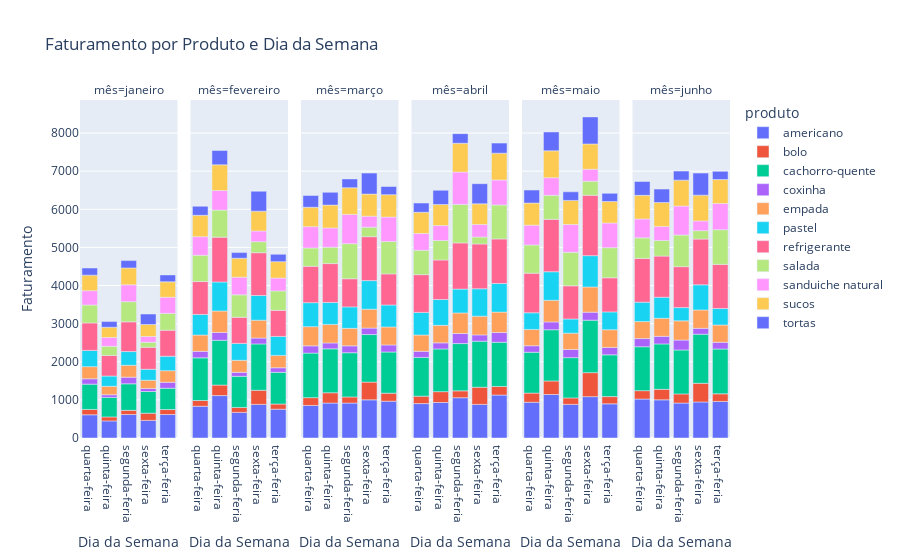

Notebook cell for this chart:
### Code cell
#criando grafico para a quantidade de venda dos produtos em cada dia da semana.

# Criando a lista de meses de interesse
meses = ["janeiro", "fevereiro", "março", "abril", "maio", "junho"]

# Criando um DataFrame para armazenar todos os resultados
df_resultado = pd.DataFrame()

# Iterar sobre cada mês e calcular o faturamento por produto e dia da semana
for mes in meses:
    df_mes = tabela[tabela["mês"] == mes].groupby(["produto", "dia da semana"])["total vendido"].sum().reset_index()
    df_mes["mês"] = mes
    df_resultado = pd.concat([df_resultado, df_mes])

# Agora que os dados estão preparados, podemos criar um gráfico de barras
fig = px.bar(
    df_resultado,
    x="dia da semana",
    y="total vendido",
    color="produto",
    facet_col="mês",  # Criar gráficos separados por mês
    title="Faturamento por Produto e Dia da Semana",
    labels={"total vendido": "Faturamento", "dia da semana": "Dia da Semana"},
)

# Exibir o gráfico
fig.show()

### Figure 1 — Plotly figure (JSON) as saved in the notebook; plotly's stock layout.template omitted (floating-point values rounded to 4 significant figures)
{"data": [{"alignmentgroup": "True", "hovertemplate": "produto=americano<br>mês=janeiro<br>Dia da Semana=%{x}<br>Faturamento=%{y}<extra></extra>", "legendgroup": "americano", "marker": {"color": "#636efa", "pattern": {"shape": ""}}, "name": "americano", "offsetgroup": "americano", "orientation": "v", "showlegend": true, "textposition": "auto", "type": "bar", "x": ["quarta-feira", "quinta-feira", "segunda-feria", "sexta-feira", "terça-feria"], "xaxis": "x", "y": [609, 448, 616, 462, 616], "yaxis": "y"}, {"alignmentgroup": "True", "hovertemplate": "produto=americano<br>mês=fevereiro<br>Dia da Semana=%{x}<br>Faturamento=%{y}<extra></extra>", "legendgroup": "americano", "marker": {"color": "#636efa", "pattern": {"shape": ""}}, "name": "americano", "offsetgroup": "americano", "orientation": "v", "showlegend": false, "textposition": "auto", "type": "bar", "x": ["quarta-feira", "quinta-feira", "segunda-feria", "sexta-feira", "terça-feria"], "xaxis": "x2", "y": [833, 1113, 672, 882, 756], "yaxis": "y2"}, {"alignmentgroup": "True", "hovertemplate": "produto=americano<br>mês=março<br>Dia da Semana=%{x}<br>Faturamento=%{y}<extra></extra>", "legendgroup": "americano", "marker": {"color": "#636efa", "pattern": {"shape": ""}}, "name": "americano", "offsetgroup": "americano", "orientation": "v", "showlegend": false, "textposition": "auto", "type": "bar", "x": ["quarta-feira", "quinta-feira", "segunda-feria", "sexta-feira", "terça-feria"], "xaxis": "x3", "y": [854, 917, 917, 1001, 966], "yaxis": "y3"}, {"alignmentgroup": "True", "hovertemplate": "produto=americano<br>mês=abril<br>Dia da Semana=%{x}<br>Faturamento=%{y}<extra></extra>", "legendgroup": "americano", "marker": {"color": "#636efa", "pattern": {"shape": ""}}, "name": "americano", "offsetgroup": "americano", "orientation": "v", "showlegend": false, "textposition": "auto", "type": "bar", "x": ["quarta-feira", "quinta-feira", "segunda-feria", "sexta-feira", "terça-feria"], "xaxis": "x4", "y": [903, 931, 1057, 882, 1127], "yaxis": "y4"}, {"alignmentgroup": "True", "hovertemplate": "produto=americano<br>mês=maio<br>Dia da Semana=%{x}<br>Faturamento=%{y}<extra></extra>", "legendgroup": "americano", "marker": {"color": "#636efa", "pattern": {"shape": ""}}, "name": "americano", "offsetgroup": "americano", "orientation": "v", "showlegend": false, "textposition": "auto", "type": "bar", "x": ["quarta-feira", "quinta-feira", "segunda-feria", "sexta-feira", "terça-feria"], "xaxis": "x5", "y": [938, 1141, 882, 1085, 896], "yaxis": "y5"}, {"alignmentgroup": "True", "hovertemplate": "produto=americano<br>mês=junho<br>Dia da Semana=%{x}<br>Faturamento=%{y}<extra></extra>", "legendgroup": "americano", "marker": {"color": "#636efa", "pattern": {"shape": ""}}, "name": "americano", "offsetgroup": "americano", "orientation": "v", "showlegend": false, "textposition": "auto", "type": "bar", "x": ["quarta-feira", "quinta-feira", "segunda-feria", "sexta-feira", "terça-feria"], "xaxis": "x6", "y": [1022, 1001, 917, 945, 959], "yaxis": "y6"}, {"alignmentgroup": "True", "hovertemplate": "produto=bolo<br>mês=janeiro<br>Dia da Semana=%{x}<br>Faturamento=%{y}<extra></extra>", "legendgroup": "bolo", "marker": {"color": "#EF553B", "pattern": {"shape": ""}}, "name": "bolo", "offsetgroup": "bolo", "orientation": "v", "showlegend": true, "textposition": "auto", "type": "bar", "x": ["quarta-feira", "quinta-feira", "segunda-feria", "sexta-feira", "terça-feria"], "xaxis": "x", "y": [140, 105, 110, 190, 130], "yaxis": "y"}, {"alignmentgroup": "True", "hovertemplate": "produto=bolo<br>mês=fevereiro<br>Dia da Semana=%{x}<br>Faturamento=%{y}<extra></extra>", "legendgroup": "bolo", "marker": {"color": "#EF553B", "pattern": {"shape": ""}}, "name": "bolo", "offsetgroup": "bolo", "orientation": "v", "showlegend": false, "textposition": "auto", "type": "bar", "x": ["quarta-feira", "quinta-feira", "segunda-feria", "sexta-feira", "terça-feria"], "xaxis": "x2", "y": [150, 275, 130, 370, 135], "yaxis": "y2"}, {"alignmentgroup": "True", "hovertemplate": "produto=bolo<br>mês=março<br>Dia da Semana=%{x}<br>Faturamento=%{y}<extra></extra>", "legendgroup": "bolo", "marker": {"color": "#EF553B", "pattern": {"shape": ""}}, "name": "bolo", "offsetgroup": "bolo", "orientation": "v", "showlegend": false, "textposition": "auto", "type": "bar", "x": ["quarta-feira", "quinta-feira", "segunda-feria", "sexta-feira", "terça-feria"], "xaxis": "x3", "y": [205, 270, 160, 465, 210], "yaxis": "y3"}, {"alignmentgroup": "True", "hovertemplate": "produto=bolo<br>mês=abril<br>Dia da Semana=%{x}<br>Faturamento=%{y}<extra></extra>", "legendgroup": "bolo", "marker": {"color": "#EF553B", "pattern": {"shape": ""}}, "name": "bolo", "offsetgroup": "bolo", "orientation": "v", "showlegend": false, "textposition": "auto", "type": "bar", "x": ["quarta-feira", "quinta-feira", "segunda-feria", "sexta-feira", "terça-feria"], "xaxis": "x4", "y": [195, 285, 180, 450, 225], "yaxis": "y4"}, {"alignmentgroup": "True", "hovertemplate": "produto=bolo<br>mês=maio<br>Dia da Semana=%{x}<br>Faturamento=%{y}<extra></extra>", "legendgroup": "bolo", "marker": {"color": "#EF553B", "pattern": {"shape": ""}}, "name": "bolo", "offsetgroup": "bolo", "orientation": "v", "showlegend": false, "textposition": "auto", "type": "bar", "x": ["quarta-feira", "quinta-feira", "segunda-feria", "sexta-feira", "terça-feria"], "xaxis": "x5", "y": [240, 355, 170, 630, 190], "yaxis": "y5"}, {"alignmentgroup": "True", "hovertemplate": "produto=bolo<br>mês=junho<br>Dia da Semana=%{x}<br>Faturamento=%{y}<extra></extra>", "legendgroup": "bolo", "marker": {"color": "#EF553B", "pattern": {"shape": ""}}, "name": "bolo", "offsetgroup": "bolo", "orientation": "v", "showlegend": false, "textposition": "auto", "type": "bar", "x": ["quarta-feira", "quinta-feira", "segunda-feria", "sexta-feira", "terça-feria"], "xaxis": "x6", "y": [220, 275, 240, 490, 200], "yaxis": "y6"}, {"alignmentgroup": "True", "hovertemplate": "produto=cachorro-quente<br>mês=janeiro<br>Dia da Semana=%{x}<br>Faturamento=%{y}<extra></extra>", "legendgroup": "cachorro-quente", "marker": {"color": "#00cc96", "pattern": {"shape": ""}}, "name": "cachorro-quente", "offsetgroup": "cachorro-quente", "orientation": "v", "showlegend": true, "textposition": "auto", "type": "bar", "x": ["quarta-feira", "quinta-feira", "segunda-feria", "sexta-feira", "terça-feria"], "xaxis": "x", "y": [664, 512, 696, 568, 560], "yaxis": "y"}, {"alignmentgroup": "True", "hovertemplate": "produto=cachorro-quente<br>mês=fevereiro<br>Dia da Semana=%{x}<br>Faturamento=%{y}<extra></extra>", "legendgroup": "cachorro-quente", "marker": {"color": "#00cc96", "pattern": {"shape": ""}}, "name": "cachorro-quente", "offsetgroup": "cachorro-quente", "orientation": "v", "showlegend": false, "textposition": "auto", "type": "bar", "x": ["quarta-feira", "quinta-feira", "segunda-feria", "sexta-feira", "terça-feria"], "xaxis": "x2", "y": [1120, 1176, 816, 1216, 832], "yaxis": "y2"}, {"alignmentgroup": "True", "hovertemplate": "produto=cachorro-quente<br>mês=março<br>Dia da Semana=%{x}<br>Faturamento=%{y}<extra></extra>", "legendgroup": "cachorro-quente", "marker": {"color": "#00cc96", "pattern": {"shape": ""}}, "name": "cachorro-quente", "offsetgroup": "cachorro-quente", "orientation": "v", "showlegend": false, "textposition": "auto", "type": "bar", "x": ["quarta-feira", "quinta-feira", "segunda-feria", "sexta-feira", "terça-feria"], "xaxis": "x3", "y": [1168, 1152, 1160, 1248, 1080], "yaxis": "y3"}, {"alignmentgroup": "True", "hovertemplate": "produto=cachorro-quente<br>mês=abril<br>Dia da Semana=%{x}<br>Faturamento=%{y}<extra></extra>", "legendgroup": "cachorro-quente", "marker": {"color": "#00cc96", "pattern": {"shape": ""}}, "name": "cachorro-quente", "offsetgroup": "cachorro-quente", "orientation": "v", "showlegend": false, "textposition": "auto", "type": "bar", "x": ["quarta-feira", "quinta-feira", "segunda-feria", "sexta-feira", "terça-feria"], "xaxis": "x4", "y": [1016, 1120, 1240, 1208, 1160], "yaxis": "y4"}, {"alignmentgroup": "True", "hovertemplate": "produto=cachorro-quente<br>mês=maio<br>Dia da Semana=%{x}<br>Faturamento=%{y}<extra></extra>", "legendgroup": "cachorro-quente", "marker": {"color": "#00cc96", "pattern": {"shape": ""}}, "name": "cachorro-quente", "offsetgroup": "cachorro-quente", "orientation": "v", "showlegend": false, "textposition": "auto", "type": "bar", "x": ["quarta-feira", "quinta-feira", "segunda-feria", "sexta-feira", "terça-feria"], "xaxis": "x5", "y": [1072, 1344, 1056, 1376, 1096], "yaxis": "y5"}, {"alignmentgroup": "True", "hovertemplate": "produto=cachorro-quente<br>mês=junho<br>Dia da Semana=%{x}<br>Faturamento=%{y}<extra></extra>", "legendgroup": "cachorro-quente", "marker": {"color": "#00cc96", "pattern": {"shape": ""}}, "name": "cachorro-quente", "offsetgroup": "cachorro-quente", "orientation": "v", "showlegend": false, "textposition": "auto", "type": "bar", "x": ["quarta-feira", "quinta-feira", "segunda-feria", "sexta-feira", "terça-feria"], "xaxis": "x6", "y": [1152, 1192, 1152, 1288, 1176], "yaxis": "y6"}, {"alignmentgroup": "True", "hovertemplate": "produto=coxinha<br>mês=janeiro<br>Dia da Semana=%{x}<br>Faturamento=%{y}<extra></extra>", "legendgroup": "coxinha", "marker": {"color": "#ab63fa", "pattern": {"shape": ""}}, "name": "coxinha", "offsetgroup": "coxinha", "orientation": "v", "showlegend": true, "textposition": "auto", "type": "bar", "x": ["quarta-feira", "quinta-feira", "segunda-feria", "sexta-feira", "terça-feria"], "xaxis": "x", "y": [140, 70, 175, 80, 155], "yaxis": "y"}, {"alignmentgroup": "True", "hovertemplate": "produto=coxinha<br>mês=fevereiro<br>Dia da Semana=%{x}<br>Faturamento=%{y}<extra></extra>", "legendgroup": "coxinha", "marker": {"color": "#ab63fa", "pattern": {"shape": ""}}, "name": "coxinha", "offsetgroup": "coxinha", "orientation": "v", "showlegend": false, "textposition": "auto", "type": "bar", "x": ["quarta-feira", "quinta-feira", "segunda-feria", "sexta-feira", "terça-feria"], "xaxis": "x2", "y": [170, 205, 105, 155, 120], "yaxis": "y2"}, {"alignmentgroup": "True", "hovertemplate": "produto=coxinha<br>mês=março<br>Dia da Semana=%{x}<br>Faturamento=%{y}<extra></extra>", "legendgroup": "coxinha", "marker": {"color": "#ab63fa", "pattern": {"shape": ""}}, "name": "coxinha", "offsetgroup": "coxinha", "orientation": "v", "showlegend": false, "textposition": "auto", "type": "bar", "x": ["quarta-feira", "quinta-feira", "segunda-feria", "sexta-feira", "terça-feria"], "xaxis": "x3", "y": [190, 155, 180, 170, 185], "yaxis": "y3"}, {"alignmentgroup": "True", "hovertemplate": "produto=coxinha<br>mês=abril<br>Dia da Semana=%{x}<br>Faturamento=%{y}<extra></extra>", "legendgroup": "coxinha", "marker": {"color": "#ab63fa", "pattern": {"shape": ""}}, "name": "coxinha", "offsetgroup": "coxinha", "orientation": "v", "showlegend": false, "textposition": "auto", "type": "bar", "x": ["quarta-feira", "quinta-feira", "segunda-feria", "sexta-feira", "terça-feria"], "xaxis": "x4", "y": [160, 160, 265, 165, 255], "yaxis": "y4"}, {"alignmentgroup": "True", "hovertemplate": "produto=coxinha<br>mês=maio<br>Dia da Semana=%{x}<br>Faturamento=%{y}<extra></extra>", "legendgroup": "coxinha", "marker": {"color": "#ab63fa", "pattern": {"shape": ""}}, "name": "coxinha", "offsetgroup": "coxinha", "orientation": "v", "showlegend": false, "textposition": "auto", "type": "bar", "x": ["quarta-feira", "quinta-feira", "segunda-feria", "sexta-feira", "terça-feria"], "xaxis": "x5", "y": [170, 205, 215, 210, 195], "yaxis": "y5"}, {"alignmentgroup": "True", "hovertemplate": "produto=coxinha<br>mês=junho<br>Dia da Semana=%{x}<br>Faturamento=%{y}<extra></extra>", "legendgroup": "coxinha", "marker": {"color": "#ab63fa", "pattern": {"shape": ""}}, "name": "coxinha", "offsetgroup": "coxinha", "orientation": "v", "showlegend": false, "textposition": "auto", "type": "bar", "x": ["quarta-feira", "quinta-feira", "segunda-feria", "sexta-feira", "terça-feria"], "xaxis": "x6", "y": [215, 200, 260, 155, 175], "yaxis": "y6"}, {"alignmentgroup": "True", "hovertemplate": "produto=empada<br>mês=janeiro<br>Dia da Semana=%{x}<br>Faturamento=%{y}<extra></extra>", "legendgroup": "empada", "marker": {"color": "#FFA15A", "pattern": {"shape": ""}}, "name": "empada", "offsetgroup": "empada", "orientation": "v", "showlegend": true, "textposition": "auto", "type": "bar", "x": ["quarta-feira", "quinta-feira", "segunda-feria", "sexta-feira", "terça-feria"], "xaxis": "x", "y": [319.5, 220.5, 310.5, 216, 306], "yaxis": "y"}, {"alignmentgroup": "True", "hovertemplate": "produto=empada<br>mês=fevereiro<br>Dia da Semana=%{x}<br>Faturamento=%{y}<extra></extra>", "legendgroup": "empada", "marker": {"color": "#FFA15A", "pattern": {"shape": ""}}, "name": "empada", "offsetgroup": "empada", "orientation": "v", "showlegend": false, "textposition": "auto", "type": "bar", "x": ["quarta-feira", "quinta-feira", "segunda-feria", "sexta-feira", "terça-feria"], "xaxis": "x2", "y": [427.5, 562.5, 315, 468, 324], "yaxis": "y2"}, {"alignmentgroup": "True", "hovertemplate": "produto=empada<br>mês=março<br>Dia da Semana=%{x}<br>Faturamento=%{y}<extra></extra>", "legendgroup": "empada", "marker": {"color": "#FFA15A", "pattern": {"shape": ""}}, "name": "empada", "offsetgroup": "empada", "orientation": "v", "showlegend": false, "textposition": "auto", "type": "bar", "x": ["quarta-feira", "quinta-feira", "segunda-feria", "sexta-feira", "terça-feria"], "xaxis": "x3", "y": [504, 486, 459, 495, 472.5], "yaxis": "y3"}, {"alignmentgroup": "True", "hovertemplate": "produto=empada<br>mês=abril<br>Dia da Semana=%{x}<br>Faturamento=%{y}<extra></extra>", "legendgroup": "empada", "marker": {"color": "#FFA15A", "pattern": {"shape": ""}}, "name": "empada", "offsetgroup": "empada", "orientation": "v", "showlegend": false, "textposition": "auto", "type": "bar", "x": ["quarta-feira", "quinta-feira", "segunda-feria", "sexta-feira", "terça-feria"], "xaxis": "x4", "y": [427.5, 459, 540, 490.5, 535.5], "yaxis": "y4"}, {"alignmentgroup": "True", "hovertemplate": "produto=empada<br>mês=maio<br>Dia da Semana=%{x}<br>Faturamento=%{y}<extra></extra>", "legendgroup": "empada", "marker": {"color": "#FFA15A", "pattern": {"shape": ""}}, "name": "empada", "offsetgroup": "empada", "orientation": "v", "showlegend": false, "textposition": "auto", "type": "bar", "x": ["quarta-feira", "quinta-feira", "segunda-feria", "sexta-feira", "terça-feria"], "xaxis": "x5", "y": [427.5, 567, 427.5, 661.5, 463.5], "yaxis": "y5"}, {"alignmentgroup": "True", "hovertemplate": "produto=empada<br>mês=junho<br>Dia da Semana=%{x}<br>Faturamento=%{y}<extra></extra>", "legendgroup": "empada", "marker": {"color": "#FFA15A", "pattern": {"shape": ""}}, "name": "empada", "offsetgroup": "empada", "orientation": "v", "showlegend": false, "textposition": "auto", "type": "bar", "x": ["quarta-feira", "quinta-feira", "segunda-feria", "sexta-feira", "terça-feria"], "xaxis": "x6", "y": [445.5, 472.5, 504, 481.5, 454.5], "yaxis": "y6"}, {"alignmentgroup": "True", "hovertemplate": "produto=pastel<br>mês=janeiro<br>Dia da Semana=%{x}<br>Faturamento=%{y}<extra></extra>", "legendgroup": "pastel", "marker": {"color": "#19d3f3", "pattern": {"shape": ""}}, "name": "pastel", "offsetgroup": "pastel", "orientation": "v", "showlegend": true, "textposition": "auto", "type": "bar", "x": ["quarta-feira", "quinta-feira", "segunda-feria", "sexta-feira", "terça-feria"], "xaxis": "x", "y": [426, 270, 360, 288, 378], "yaxis": "y"}, {"alignmentgroup": "True", "hovertemplate": "produto=pastel<br>mês=fevereiro<br>Dia da Semana=%{x}<br>Faturamento=%{y}<extra></extra>", "legendgroup": "pastel", "marker": {"color": "#19d3f3", "pattern": {"shape": ""}}, "name": "pastel", "offsetgroup": "pastel", "orientation": "v", "showlegend": false, "textposition": "auto", "type": "bar", "x": ["quarta-feira", "quinta-feira", "segunda-feria", "sexta-feira", "terça-feria"], "xaxis": "x2", "y": [540, 762, 444, 648, 498], "yaxis": "y2"}, {"alignmentgroup": "True", "hovertemplate": "produto=pastel<br>mês=março<br>Dia da Semana=%{x}<br>Faturamento=%{y}<extra></extra>", "legendgroup": "pastel", "marker": {"color": "#19d3f3", "pattern": {"shape": ""}}, "name": "pastel", "offsetgroup": "pastel", "orientation": "v", "showlegend": false, "textposition": "auto", "type": "bar", "x": ["quarta-feira", "quinta-feira", "segunda-feria", "sexta-feira", "terça-feria"], "xaxis": "x3", "y": [630, 576, 564, 750, 576], "yaxis": "y3"}, {"alignmentgroup": "True", "hovertemplate": "produto=pastel<br>mês=abril<br>Dia da Semana=%{x}<br>Faturamento=%{y}<extra></extra>", "legendgroup": "pastel", "marker": {"color": "#19d3f3", "pattern": {"shape": ""}}, "name": "pastel", "offsetgroup": "pastel", "orientation": "v", "showlegend": false, "textposition": "auto", "type": "bar", "x": ["quarta-feira", "quinta-feira", "segunda-feria", "sexta-feira", "terça-feria"], "xaxis": "x4", "y": [594, 678, 624, 720, 750], "yaxis": "y4"}, {"alignmentgroup": "True", "hovertemplate": "produto=pastel<br>mês=maio<br>Dia da Semana=%{x}<br>Faturamento=%{y}<extra></extra>", "legendgroup": "pastel", "marker": {"color": "#19d3f3", "pattern": {"shape": ""}}, "name": "pastel", "offsetgroup": "pastel", "orientation": "v", "showlegend": false, "textposition": "auto", "type": "bar", "x": ["quarta-feira", "quinta-feira", "segunda-feria", "sexta-feira", "terça-feria"], "xaxis": "x5", "y": [438, 750, 372, 822, 468], "yaxis": "y5"}, {"alignmentgroup": "True", "hovertemplate": "produto=pastel<br>mês=junho<br>Dia da Semana=%{x}<br>Faturamento=%{y}<extra></extra>", "legendgroup": "pastel", "marker": {"color": "#19d3f3", "pattern": {"shape": ""}}, "name": "pastel", "offsetgroup": "pastel", "orientation": "v", "showlegend": false, "textposition": "auto", "type": "bar", "x": ["quarta-feira", "quinta-feira", "segunda-feria", "sexta-feira", "terça-feria"], "xaxis": "x6", "y": [510, 552, 348, 660, 432], "yaxis": "y6"}, {"alignmentgroup": "True", "hovertemplate": "produto=refrigerante<br>mês=janeiro<br>Dia da Semana=%{x}<br>Faturamento=%{y}<extra></extra>", "legendgroup": "refrigerante", "marker": {"color": "#FF6692", "pattern": {"shape": ""}}, "name": "refrigerante", "offsetgroup": "refrigerante", "orientation": "v", "showlegend": true, "textposition": "auto", "type": "bar", "x": ["quarta-feira", "quinta-feira", "segunda-feria", "sexta-feira", "terça-feria"], "xaxis": "x", "y": [720, 540, 780, 576, 684], "yaxis": "y"}, {"alignmentgroup": "True", "hovertemplate": "produto=refrigerante<br>mês=fevereiro<br>Dia da Semana=%{x}<br>Faturamento=%{y}<extra></extra>", "legendgroup": "refrigerante", "marker": {"color": "#FF6692", "pattern": {"shape": ""}}, "name": "refrigerante", "offsetgroup": "refrigerante", "orientation": "v", "showlegend": false, "textposition": "auto", "type": "bar", "x": ["quarta-feira", "quinta-feira", "segunda-feria", "sexta-feira", "terça-feria"], "xaxis": "x2", "y": [864, 1176, 684, 1122, 684], "yaxis": "y2"}, {"alignmentgroup": "True", "hovertemplate": "produto=refrigerante<br>mês=março<br>Dia da Semana=%{x}<br>Faturamento=%{y}<extra></extra>", "legendgroup": "refrigerante", "marker": {"color": "#FF6692", "pattern": {"shape": ""}}, "name": "refrigerante", "offsetgroup": "refrigerante", "orientation": "v", "showlegend": false, "textposition": "auto", "type": "bar", "x": ["quarta-feira", "quinta-feira", "segunda-feria", "sexta-feira", "terça-feria"], "xaxis": "x3", "y": [954, 1020, 738, 1152, 816], "yaxis": "y3"}, {"alignmentgroup": "True", "hovertemplate": "produto=refrigerante<br>mês=abril<br>Dia da Semana=%{x}<br>Faturamento=%{y}<extra></extra>", "legendgroup": "refrigerante", "marker": {"color": "#FF6692", "pattern": {"shape": ""}}, "name": "refrigerante", "offsetgroup": "refrigerante", "orientation": "v", "showlegend": false, "textposition": "auto", "type": "bar", "x": ["quarta-feira", "quinta-feira", "segunda-feria", "sexta-feira", "terça-feria"], "xaxis": "x4", "y": [990, 1038, 1212, 1176, 1170], "yaxis": "y4"}, {"alignmentgroup": "True", "hovertemplate": "produto=refrigerante<br>mês=maio<br>Dia da Semana=%{x}<br>Faturamento=%{y}<extra></extra>", "legendgroup": "refrigerante", "marker": {"color": "#FF6692", "pattern": {"shape": ""}}, "name": "refrigerante", "offsetgroup": "refrigerante", "orientation": "v", "showlegend": false, "textposition": "auto", "type": "bar", "x": ["quarta-feira", "quinta-feira", "segunda-feria", "sexta-feira", "terça-feria"], "xaxis": "x5", "y": [1038, 1374, 870, 1584, 894], "yaxis": "y5"}, {"alignmentgroup": "True", "hovertemplate": "produto=refrigerante<br>mês=junho<br>Dia da Semana=%{x}<br>Faturamento=%{y}<extra></extra>", "legendgroup": "refrigerante", "marker": {"color": "#FF6692", "pattern": {"shape": ""}}, "name": "refrigerante", "offsetgroup": "refrigerante", "orientation": "v", "showlegend": false, "textposition": "auto", "type": "bar", "x": ["quarta-feira", "quinta-feira", "segunda-feria", "sexta-feira", "terça-feria"], "xaxis": "x6", "y": [1146, 1080, 1074, 1200, 1158], "yaxis": "y6"}, {"alignmentgroup": "True", "hovertemplate": "produto=salada<br>mês=janeiro<br>Dia da Semana=%{x}<br>Faturamento=%{y}<extra></extra>", "legendgroup": "salada", "marker": {"color": "#B6E880", "pattern": {"shape": ""}}, "name": "salada", "offsetgroup": "salada", "orientation": "v", "showlegend": true, "textposition": "auto", "type": "bar", "x": ["quarta-feira", "quinta-feira", "segunda-feria", "sexta-feira", "terça-feria"], "xaxis": "x", "y": [470, 240, 530, 130, 440], "yaxis": "y"}, {"alignmentgroup": "True", "hovertemplate": "produto=salada<br>mês=fevereiro<br>Dia da Semana=%{x}<br>Faturamento=%{y}<extra></extra>", "legendgroup": "salada", "marker": {"color": "#B6E880", "pattern": {"shape": ""}}, "name": "salada", "offsetgroup": "salada", "orientation": "v", "showlegend": false, "textposition": "auto", "type": "bar", "x": ["quarta-feira", "quinta-feira", "segunda-feria", "sexta-feira", "terça-feria"], "xaxis": "x2", "y": [690, 710, 590, 290, 510], "yaxis": "y2"}, {"alignmentgroup": "True", "hovertemplate": "produto=salada<br>mês=março<br>Dia da Semana=%{x}<br>Faturamento=%{y}<extra></extra>", "legendgroup": "salada", "marker": {"color": "#B6E880", "pattern": {"shape": ""}}, "name": "salada", "offsetgroup": "salada", "orientation": "v", "showlegend": false, "textposition": "auto", "type": "bar", "x": ["quarta-feira", "quinta-feira", "segunda-feria", "sexta-feira", "terça-feria"], "xaxis": "x3", "y": [480, 430, 920, 250, 850], "yaxis": "y3"}, {"alignmentgroup": "True", "hovertemplate": "produto=salada<br>mês=abril<br>Dia da Semana=%{x}<br>Faturamento=%{y}<extra></extra>", "legendgroup": "salada", "marker": {"color": "#B6E880", "pattern": {"shape": ""}}, "name": "salada", "offsetgroup": "salada", "orientation": "v", "showlegend": false, "textposition": "auto", "type": "bar", "x": ["quarta-feira", "quinta-feira", "segunda-feria", "sexta-feira", "terça-feria"], "xaxis": "x4", "y": [640, 510, 1010, 180, 890], "yaxis": "y4"}, {"alignmentgroup": "True", "hovertemplate": "produto=salada<br>mês=maio<br>Dia da Semana=%{x}<br>Faturamento=%{y}<extra></extra>", "legendgroup": "salada", "marker": {"color": "#B6E880", "pattern": {"shape": ""}}, "name": "salada", "offsetgroup": "salada", "orientation": "v", "showlegend": false, "textposition": "auto", "type": "bar", "x": ["quarta-feira", "quinta-feira", "segunda-feria", "sexta-feira", "terça-feria"], "xaxis": "x5", "y": [740, 630, 880, 370, 790], "yaxis": "y5"}, {"alignmentgroup": "True", "hovertemplate": "produto=salada<br>mês=junho<br>Dia da Semana=%{x}<br>Faturamento=%{y}<extra></extra>", "legendgroup": "salada", "marker": {"color": "#B6E880", "pattern": {"shape": ""}}, "name": "salada", "offsetgroup": "salada", "orientation": "v", "showlegend": false, "textposition": "auto", "type": "bar", "x": ["quarta-feira", "quinta-feira", "segunda-feria", "sexta-feira", "terça-feria"], "xaxis": "x6", "y": [540, 410, 830, 220, 910], "yaxis": "y6"}, {"alignmentgroup": "True", "hovertemplate": "produto=sanduiche natural<br>mês=janeiro<br>Dia da Semana=%{x}<br>Faturamento=%{y}<extra></extra>", "legendgroup": "sanduiche natural", "marker": {"color": "#FF97FF", "pattern": {"shape": ""}}, "name": "sanduiche natural", "offsetgroup": "sanduiche natural", "orientation": "v", "showlegend": true, "textposition": "auto", "type": "bar", "x": ["quarta-feira", "quinta-feira", "segunda-feria", "sexta-feira", "terça-feria"], "xaxis": "x", "y": [376, 232, 440, 152, 424], "yaxis": "y"}, {"alignmentgroup": "True", "hovertemplate": "produto=sanduiche natural<br>mês=fevereiro<br>Dia da Semana=%{x}<br>Faturamento=%{y}<extra></extra>", "legendgroup": "sanduiche natural", "marker": {"color": "#FF97FF", "pattern": {"shape": ""}}, "name": "sanduiche natural", "offsetgroup": "sanduiche natural", "orientation": "v", "showlegend": false, "textposition": "auto", "type": "bar", "x": ["quarta-feira", "quinta-feira", "segunda-feria", "sexta-feira", "terça-feria"], "xaxis": "x2", "y": [488, 512, 464, 280, 336], "yaxis": "y2"}, {"alignmentgroup": "True", "hovertemplate": "produto=sanduiche natural<br>mês=março<br>Dia da Semana=%{x}<br>Faturamento=%{y}<extra></extra>", "legendgroup": "sanduiche natural", "marker": {"color": "#FF97FF", "pattern": {"shape": ""}}, "name": "sanduiche natural", "offsetgroup": "sanduiche natural", "orientation": "v", "showlegend": false, "textposition": "auto", "type": "bar", "x": ["quarta-feira", "quinta-feira", "segunda-feria", "sexta-feira", "terça-feria"], "xaxis": "x3", "y": [560, 504, 768, 288, 640], "yaxis": "y3"}, {"alignmentgroup": "True", "hovertemplate": "produto=sanduiche natural<br>mês=abril<br>Dia da Semana=%{x}<br>Faturamento=%{y}<extra></extra>", "legendgroup": "sanduiche natural", "marker": {"color": "#FF97FF", "pattern": {"shape": ""}}, "name": "sanduiche natural", "offsetgroup": "sanduiche natural", "orientation": "v", "showlegend": false, "textposition": "auto", "type": "bar", "x": ["quarta-feira", "quinta-feira", "segunda-feria", "sexta-feira", "terça-feria"], "xaxis": "x4", "y": [440, 392, 848, 328, 656], "yaxis": "y4"}, {"alignmentgroup": "True", "hovertemplate": "produto=sanduiche natural<br>mês=maio<br>Dia da Semana=%{x}<br>Faturamento=%{y}<extra></extra>", "legendgroup": "sanduiche natural", "marker": {"color": "#FF97FF", "pattern": {"shape": ""}}, "name": "sanduiche natural", "offsetgroup": "sanduiche natural", "orientation": "v", "showlegend": false, "textposition": "auto", "type": "bar", "x": ["quarta-feira", "quinta-feira", "segunda-feria", "sexta-feira", "terça-feria"], "xaxis": "x5", "y": [520, 464, 728, 312, 648], "yaxis": "y5"}, {"alignmentgroup": "True", "hovertemplate": "produto=sanduiche natural<br>mês=junho<br>Dia da Semana=%{x}<br>Faturamento=%{y}<extra></extra>", "legendgroup": "sanduiche natural", "marker": {"color": "#FF97FF", "pattern": {"shape": ""}}, "name": "sanduiche natural", "offsetgroup": "sanduiche natural", "orientation": "v", "showlegend": false, "textposition": "auto", "type": "bar", "x": ["quarta-feira", "quinta-feira", "segunda-feria", "sexta-feira", "terça-feria"], "xaxis": "x6", "y": [496, 368, 760, 256, 688], "yaxis": "y6"}, {"alignmentgroup": "True", "hovertemplate": "produto=sucos<br>mês=janeiro<br>Dia da Semana=%{x}<br>Faturamento=%{y}<extra></extra>", "legendgroup": "sucos", "marker": {"color": "#FECB52", "pattern": {"shape": ""}}, "name": "sucos", "offsetgroup": "sucos", "orientation": "v", "showlegend": true, "textposition": "auto", "type": "bar", "x": ["quarta-feira", "quinta-feira", "segunda-feria", "sexta-feira", "terça-feria"], "xaxis": "x", "y": [408, 268, 444, 316, 404], "yaxis": "y"}, {"alignmentgroup": "True", "hovertemplate": "produto=sucos<br>mês=fevereiro<br>Dia da Semana=%{x}<br>Faturamento=%{y}<extra></extra>", "legendgroup": "sucos", "marker": {"color": "#FECB52", "pattern": {"shape": ""}}, "name": "sucos", "offsetgroup": "sucos", "orientation": "v", "showlegend": false, "textposition": "auto", "type": "bar", "x": ["quarta-feira", "quinta-feira", "segunda-feria", "sexta-feira", "terça-feria"], "xaxis": "x2", "y": [560, 676, 496, 520, 432], "yaxis": "y2"}, {"alignmentgroup": "True", "hovertemplate": "produto=sucos<br>mês=março<br>Dia da Semana=%{x}<br>Faturamento=%{y}<extra></extra>", "legendgroup": "sucos", "marker": {"color": "#FECB52", "pattern": {"shape": ""}}, "name": "sucos", "offsetgroup": "sucos", "orientation": "v", "showlegend": false, "textposition": "auto", "type": "bar", "x": ["quarta-feira", "quinta-feira", "segunda-feria", "sexta-feira", "terça-feria"], "xaxis": "x3", "y": [508, 600, 700, 580, 588], "yaxis": "y3"}, {"alignmentgroup": "True", "hovertemplate": "produto=sucos<br>mês=abril<br>Dia da Semana=%{x}<br>Faturamento=%{y}<extra></extra>", "legendgroup": "sucos", "marker": {"color": "#FECB52", "pattern": {"shape": ""}}, "name": "sucos", "offsetgroup": "sucos", "orientation": "v", "showlegend": false, "textposition": "auto", "type": "bar", "x": ["quarta-feira", "quinta-feira", "segunda-feria", "sexta-feira", "terça-feria"], "xaxis": "x4", "y": [556, 552, 756, 544, 704], "yaxis": "y4"}, {"alignmentgroup": "True", "hovertemplate": "produto=sucos<br>mês=maio<br>Dia da Semana=%{x}<br>Faturamento=%{y}<extra></extra>", "legendgroup": "sucos", "marker": {"color": "#FECB52", "pattern": {"shape": ""}}, "name": "sucos", "offsetgroup": "sucos", "orientation": "v", "showlegend": false, "textposition": "auto", "type": "bar", "x": ["quarta-feira", "quinta-feira", "segunda-feria", "sexta-feira", "terça-feria"], "xaxis": "x5", "y": [580, 704, 632, 664, 564], "yaxis": "y5"}, {"alignmentgroup": "True", "hovertemplate": "produto=sucos<br>mês=junho<br>Dia da Semana=%{x}<br>Faturamento=%{y}<extra></extra>", "legendgroup": "sucos", "marker": {"color": "#FECB52", "pattern": {"shape": ""}}, "name": "sucos", "offsetgroup": "sucos", "orientation": "v", "showlegend": false, "textposition": "auto", "type": "bar", "x": ["quarta-feira", "quinta-feira", "segunda-feria", "sexta-feira", "terça-feria"], "xaxis": "x6", "y": [620, 628, 680, 676, 628], "yaxis": "y6"}, {"alignmentgroup": "True", "hovertemplate": "produto=tortas<br>mês=janeiro<br>Dia da Semana=%{x}<br>Faturamento=%{y}<extra></extra>", "legendgroup": "tortas", "marker": {"color": "#636efa", "pattern": {"shape": ""}}, "name": "tortas", "offsetgroup": "tortas", "orientation": "v", "showlegend": true, "textposition": "auto", "type": "bar", "x": ["quarta-feira", "quinta-feira", "segunda-feria", "sexta-feira", "terça-feria"], "xaxis": "x", "y": [187, 148.5, 192.5, 275, 181.5], "yaxis": "y"}, {"alignmentgroup": "True", "hovertemplate": "produto=tortas<br>mês=fevereiro<br>Dia da Semana=%{x}<br>Faturamento=%{y}<extra></extra>", "legendgroup": "tortas", "marker": {"color": "#636efa", "pattern": {"shape": ""}}, "name": "tortas", "offsetgroup": "tortas", "orientation": "v", "showlegend": false, "textposition": "auto", "type": "bar", "x": ["quarta-feira", "quinta-feira", "segunda-feria", "sexta-feira", "terça-feria"], "xaxis": "x2", "y": [236.5, 374, 148.5, 522.5, 192.5], "yaxis": "y2"}, {"alignmentgroup": "True", "hovertemplate": "produto=tortas<br>mês=março<br>Dia da Semana=%{x}<br>Faturamento=%{y}<extra></extra>", "legendgroup": "tortas", "marker": {"color": "#636efa", "pattern": {"shape": ""}}, "name": "tortas", "offsetgroup": "tortas", "orientation": "v", "showlegend": false, "textposition": "auto", "type": "bar", "x": ["quarta-feira", "quinta-feira", "segunda-feria", "sexta-feira", "terça-feria"], "xaxis": "x3", "y": [308, 335.5, 231, 550, 214.5], "yaxis": "y3"}, {"alignmentgroup": "True", "hovertemplate": "produto=tortas<br>mês=abril<br>Dia da Semana=%{x}<br>Faturamento=%{y}<extra></extra>", "legendgroup": "tortas", "marker": {"color": "#636efa", "pattern": {"shape": ""}}, "name": "tortas", "offsetgroup": "tortas", "orientation": "v", "showlegend": false, "textposition": "auto", "type": "bar", "x": ["quarta-feira", "quinta-feira", "segunda-feria", "sexta-feira", "terça-feria"], "xaxis": "x4", "y": [242, 374, 253, 528, 264], "yaxis": "y4"}, {"alignmentgroup": "True", "hovertemplate": "produto=tortas<br>mês=maio<br>Dia da Semana=%{x}<br>Faturamento=%{y}<extra></extra>", "legendgroup": "tortas", "marker": {"color": "#636efa", "pattern": {"shape": ""}}, "name": "tortas", "offsetgroup": "tortas", "orientation": "v", "showlegend": false, "textposition": "auto", "type": "bar", "x": ["quarta-feira", "quinta-feira", "segunda-feria", "sexta-feira", "terça-feria"], "xaxis": "x5", "y": [341, 495, 225.5, 709.5, 214.5], "yaxis": "y5"}, {"alignmentgroup": "True", "hovertemplate": "produto=tortas<br>mês=junho<br>Dia da Semana=%{x}<br>Faturamento=%{y}<extra></extra>", "legendgroup": "tortas", "marker": {"color": "#636efa", "pattern": {"shape": ""}}, "name": "tortas", "offsetgroup": "tortas", "orientation": "v", "showlegend": false, "textposition": "auto", "type": "bar", "x": ["quarta-feira", "quinta-feira", "segunda-feria", "sexta-feira", "terça-feria"], "xaxis": "x6", "y": [363, 352, 236.5, 577.5, 214.5], "yaxis": "y6"}], "layout": {"annotations": [{"font": {}, "showarrow": false, "text": "mês=janeiro", "x": 0.075, "xanchor": "center", "xref": "paper", "y": 1, "yanchor": "bottom", "yref": "paper"}, {"font": {}, "showarrow": false, "text": "mês=fevereiro", "x": 0.245, "xanchor": "center", "xref": "paper", "y": 1, "yanchor": "bottom", "yref": "paper"}, {"font": {}, "showarrow": false, "text": "mês=março", "x": 0.415, "xanchor": "center", "xref": "paper", "y": 1, "yanchor": "bottom", "yref": "paper"}, {"font": {}, "showarrow": false, "text": "mês=abril", "x": 0.585, "xanchor": "center", "xref": "paper", "y": 1, "yanchor": "bottom", "yref": "paper"}, {"font": {}, "showarrow": false, "text": "mês=maio", "x": 0.755, "xanchor": "center", "xref": "paper", "y": 1, "yanchor": "bottom", "yref": "paper"}, {"font": {}, "showarrow": false, "text": "mês=junho", "x": 0.925, "xanchor": "center", "xref": "paper", "y": 1, "yanchor": "bottom", "yref": "paper"}], "barmode": "relative", "legend": {"title": {"text": "produto"}, "tracegroupgap": 0}, "title": {"text": "Faturamento por Produto e Dia da Semana"}, "xaxis": {"anchor": "y", "domain": [0, 0.15], "title": {"text": "Dia da Semana"}}, "xaxis2": {"anchor": "y2", "domain": [0.17, 0.32], "matches": "x", "title": {"text": "Dia da Semana"}}, "xaxis3": {"anchor": "y3", "domain": [0.34, 0.49], "matches": "x", "title": {"text": "Dia da Semana"}}, "xaxis4": {"anchor": "y4", "domain": [0.51, 0.66], "matches": "x", "title": {"text": "Dia da Semana"}}, "xaxis5": {"anchor": "y5", "domain": [0.68, 0.83], "matches": "x", "title": {"text": "Dia da Semana"}}, "xaxis6": {"anchor": "y6", "domain": [0.85, 1], "matches": "x", "title": {"text": "Dia da Semana"}}, "yaxis": {"anchor": "x", "domain": [0, 1], "title": {"text": "Faturamento"}}, "yaxis2": {"anchor": "x2", "domain": [0, 1], "matches": "y", "showticklabels": false}, "yaxis3": {"anchor": "x3", "domain": [0, 1], "matches": "y", "showticklabels": false}, "yaxis4": {"anchor": "x4", "domain": [0, 1], "matches": "y", "showticklabels": false}, "yaxis5": {"anchor": "x5", "domain": [0, 1], "matches": "y", "showticklabels": false}, "yaxis6": {"anchor": "x6", "domain": [0, 1], "matches": "y", "showticklabels": false}}}
